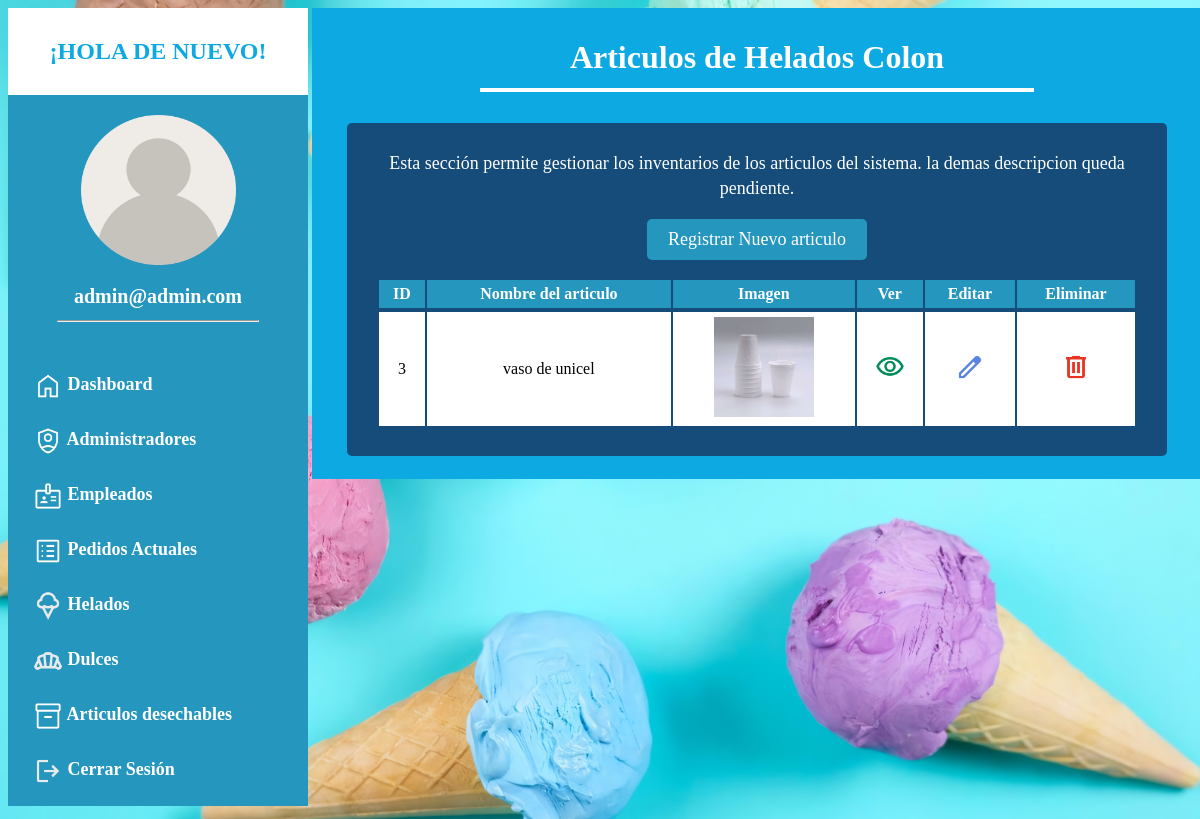
Screenshot of /inventario.php (signed in) with the database file from the repository.
### tables this page shows
CREATE TABLE `articulos` (
  `id_articulo` int(4) NOT NULL,
  `nombre_articulo` varchar(150) DEFAULT NULL,
  `cantidad` int(5) DEFAULT NULL,
  `descripcion` text DEFAULT NULL,
  `proveedor` varchar(150) DEFAULT NULL,
  `numero_proveedor` bigint(10) DEFAULT NULL,
  `imagen` varchar(150) DEFAULT NULL
);

### inventario.php (the view, shortened to what this page needs)
<!DOCTYPE html>
<html lang="en">
<head>
    <link rel="stylesheet" href="style_panel_admin.css">
</head>
<body>
    <div class="ancho">
        <?php
        include "menu_panel_admin.php";
        ?>
        <div class="contenedorpaneladmin">
            <div class="contenedor4 centrar">
                <h1>Articulos de Helados Colon</h1>
                <hr>
            </div>
            <br>
            <div class="contenedor5 centrar">
                <p>Esta sección permite gestionar los inventarios de los articulos del sistema.
                la demas descripcion queda pendiente.
                </p>
                <a href="registrar_articulo.php" class="btn_registrar_admin_2">Registrar Nuevo articulo</a>
                <br><br>
                <table class="centrar">
                    <tr>
                        <th>ID</th>
                        <th>Nombre del articulo</th>
                        <th>Imagen</th>
                        <th>Ver</th>
                        <th>Editar</th>
                        <th>Eliminar</th>
                    </tr>
                    <tr>
                        <?php
                        require "conexion.php";
                        $todos_datos = "SELECT * FROM articulos ORDER BY id_articulo ASC";
                        $resultado = mysqli_query($conectar, $todos_datos);
                        while ($fila = mysqli_fetch_assoc($resultado)) {
                        ?>
                    <tr>
                        <td><?php echo $fila["id_articulo"] ?></td>
                        <td><?php echo $fila["nombre_articulo"] ?></td>
                        <td><img src="<?php echo $fila["imagen"] ?>" class="imagen_articulo_tabla"></td>
                        <td><a href="ver_articulo.php?id_articulo=<?php echo $fila['id_articulo']; ?>"><img src="./img/icono_ver.png" class="icono_tabla_admin"></a></td>
                        <td><a href="editar_articulo.php?id_articulo=<?php echo $fila['id_articulo']; ?>"><img src="./img/icono_editar.png" class="icono_tabla_admin"></a></td>
                        <td><a href="#" onclick="validar('eliminar_articulo.php?id_articulo=<?php echo $fila['id_articulo']; ?>')"><img src="./img/icono_eliminar.png" class="icono_tabla_admin"></a></a></td>
                    </tr>
                <?php
                        }
                ?>
                </table>
                <br>
            </div>
            <br>
        </div>
    </div>
    <br><br>
</body>
</html>

### style_panel_admin.css (style rules this page uses)
body { font-family: 'Times New Roman', Times, serif; background: url(./img/bg.jpg) no-repeat center top; background-size:cover; }
:root { --color1: rgb(37, 150, 190); --color2: white; --color3: #8cf5f9; --color4: #154c79; --color5: #0ca9e2; --color6: red; }
.ancho { width: 1200px; margin: auto; }
.centrar { text-align: center; }
.contenedorpaneladmin { width: 880px; background-color: var(--color5); display: inline-block; vertical-align: top; padding: 5px; }
.contenedor4 { width: 850px; color: var(--color2); padding: 5px; margin-left: 10px; border-radius: 10px; }
.contenedor4 hr { margin-top: -10px; width: 550px; border: 2px var(--color2) solid; }
.contenedor5 { width: 800px; background-color: var(--color4); color: var(--color2); padding: 10px; margin-left: 30px; border-radius: 5px; }
.contenedor5 p { font-size: 18px; line-height: 25px; }
.btn_registrar_admin_2 { width: 200px; display: inline-block; background-color: var(--color1); color: var(--color2); text-decoration: none; padding: 10px; font-size: 18px; border-radius: 5px; }
.icono_tabla_admin { width: 30px; }
table { width: 95%; margin-left: 20px; }
table tr th { padding: 5px 5px; background-color: var(--color1); color: white; }
table tr td { color: black; background-color: var(--color2); padding: 5px 5px; }
.contenedor5 { width: 800px; background-color: var(--color4); color: var(--color5); padding: 10px; margin-left: 30px; border-radius: 5px; }
.contenedor5 p { font-size: 18px; line-height: 25px; color: var(--color2); }
.imagen_articulo_tabla { width: 100px; }

### rows the page displays
articulos: id_articulo "3", nombre_articulo "vaso de unicel", imagen (picture)

### other values shown
$adminCorreo "admin@admin.com"
